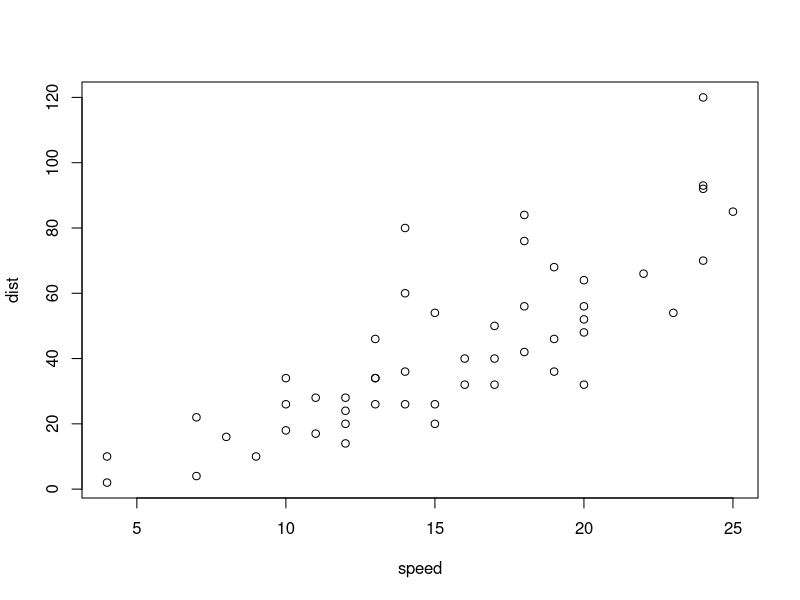
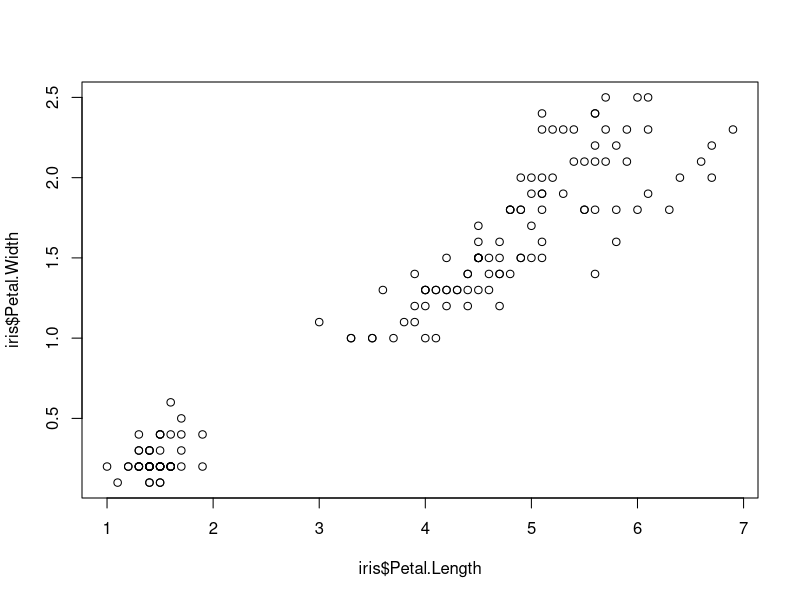

Write the R code that produced these figures, in order.
## ---- chunk 1
plot(cars)
## ---- chunk 2
plot(
  x = iris$Petal.Length,
  y = iris$Petal.Width
  
)
## ---- chunk 3
1 + 1
## ---- chunk 4
#| echo: false
2 * 2
